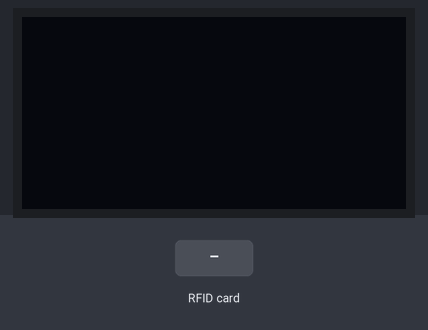
A sketch run on a simulated ESP8266 (NodeMCU). Shown: 128×64 one-colour display. Inputs (shaded band) come from the test bench. What the sketch prints to the serial monitor is not drawn.

Above: at 1.3 s.
1.4 s: RFID card 5E 7A 19 C4 held to the reader
At 2.1 s:
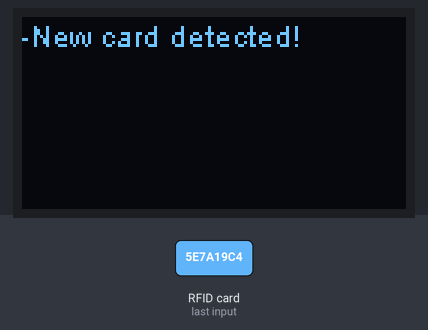
2.9 s: RFID card 5E 7A 19 C4 held to the reader
At 4.4 s:
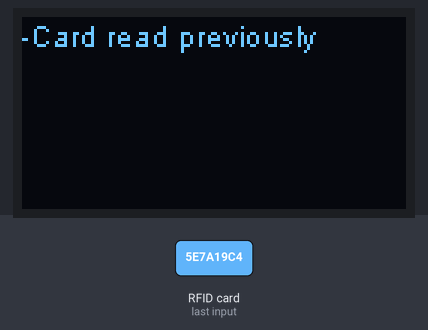
Timing chart, 0 to 5.9 s (numbered marks = the images above; inputs shaded):
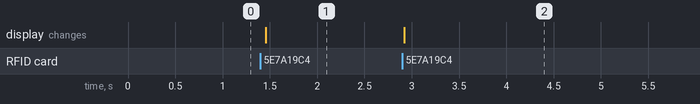

Measured:
- after the input at 1.4 s, the display: changes after 0.06 s (image 1)
- after the input at 2.9 s, the display: changes at once (image 2)

The sketch:

OledRfID.ino
```cpp
#include "SSD1306.h"
#include <SPI.h>
#include <MFRC522.h>

SSD1306 display(0x3c, 0, 2); // Pin D3 = 0 / Pin D4 = 2

constexpr uint8_t RST_PIN = 5;
constexpr uint8_t SS_PIN = 4;

MFRC522 rfid(SS_PIN, RST_PIN);

MFRC522::MIFARE_Key key;

String val;

// Init array that will store new NUID
byte nuidPICC[4];

void setup() {
  Serial.begin(115200);

  display.init();
  display.flipScreenVertically();
  display.clear();
  drawRf();
  display.display();

  SPI.begin(); // Init SPI bus
  rfid.PCD_Init(); // Init MFRC522

  for (byte i = 0; i < 6; i++) {
    key.keyByte[i] = 0xFF;
  }

  Serial.println(F("This code scan the MIFARE Classsic NUID."));
  Serial.print(F("Using the following key:"));
  printHex(key.keyByte, MFRC522::MF_KEY_SIZE);
}

void loop() {

  drawRf();
  display.display();
}


/**
 * Helper routine to dump a byte array as hex values to Serial.
 */
void printHex(byte *buffer, byte bufferSize) {
  for (byte i = 0; i < bufferSize; i++) {
    Serial.print(buffer[i] < 0x10 ? " 0" : " ");
    Serial.print(buffer[i], HEX);
  }
}

/**
 * Helper routine to dump a byte array as dec values to Serial.
 */
void printDec(byte *buffer, byte bufferSize) {
  for (byte i = 0; i < bufferSize; i++) {
    Serial.print(buffer[i] < 0x10 ? " 0" : " ");
    Serial.print(buffer[i], DEC);
  }
}

void drawRf() {

  // Look for new cards
  if ( ! rfid.PICC_IsNewCardPresent())
    return;

  // Verify if the NUID has been readed
  if ( ! rfid.PICC_ReadCardSerial())
    return;

  Serial.print(F("PICC type: "));
  MFRC522::PICC_Type piccType = rfid.PICC_GetType(rfid.uid.sak);
  Serial.println(rfid.PICC_GetTypeName(piccType));

  // Check is the PICC of Classic MIFARE type
  if (piccType != MFRC522::PICC_TYPE_MIFARE_MINI &&
    piccType != MFRC522::PICC_TYPE_MIFARE_1K &&
    piccType != MFRC522::PICC_TYPE_MIFARE_4K) {
    Serial.println(F("Your tag is not of type MIFARE Classic."));
    return;
  }

  if (rfid.uid.uidByte[0] != nuidPICC[0] ||
    rfid.uid.uidByte[1] != nuidPICC[1] ||
    rfid.uid.uidByte[2] != nuidPICC[2] ||
    rfid.uid.uidByte[3] != nuidPICC[3] ) {
    Serial.println(F("A new card has been detected."));
    val = "New card detected!";

    // Store NUID into nuidPICC array
    for (byte i = 0; i < 4; i++) {
      nuidPICC[i] = rfid.uid.uidByte[i];
    }

    Serial.println(F("The NUID tag is:"));
    Serial.print(F("In hex: "));
    printHex(rfid.uid.uidByte, rfid.uid.size);
    Serial.println();
    Serial.print(F("In dec: "));
    printDec(rfid.uid.uidByte, rfid.uid.size);
    Serial.println();
  }
  else {
    Serial.println(F("Card read previously."));
    val = "Card read previously";
  }

  // Halt PICC
  rfid.PICC_HaltA();

  // Stop encryption on PCD
  rfid.PCD_StopCrypto1();


   display.clear();
   display.setTextAlignment(TEXT_ALIGN_LEFT);
   display.setFont(ArialMT_Plain_10);
   display.drawString(0, 0, "-"+ String(val));

}
```
